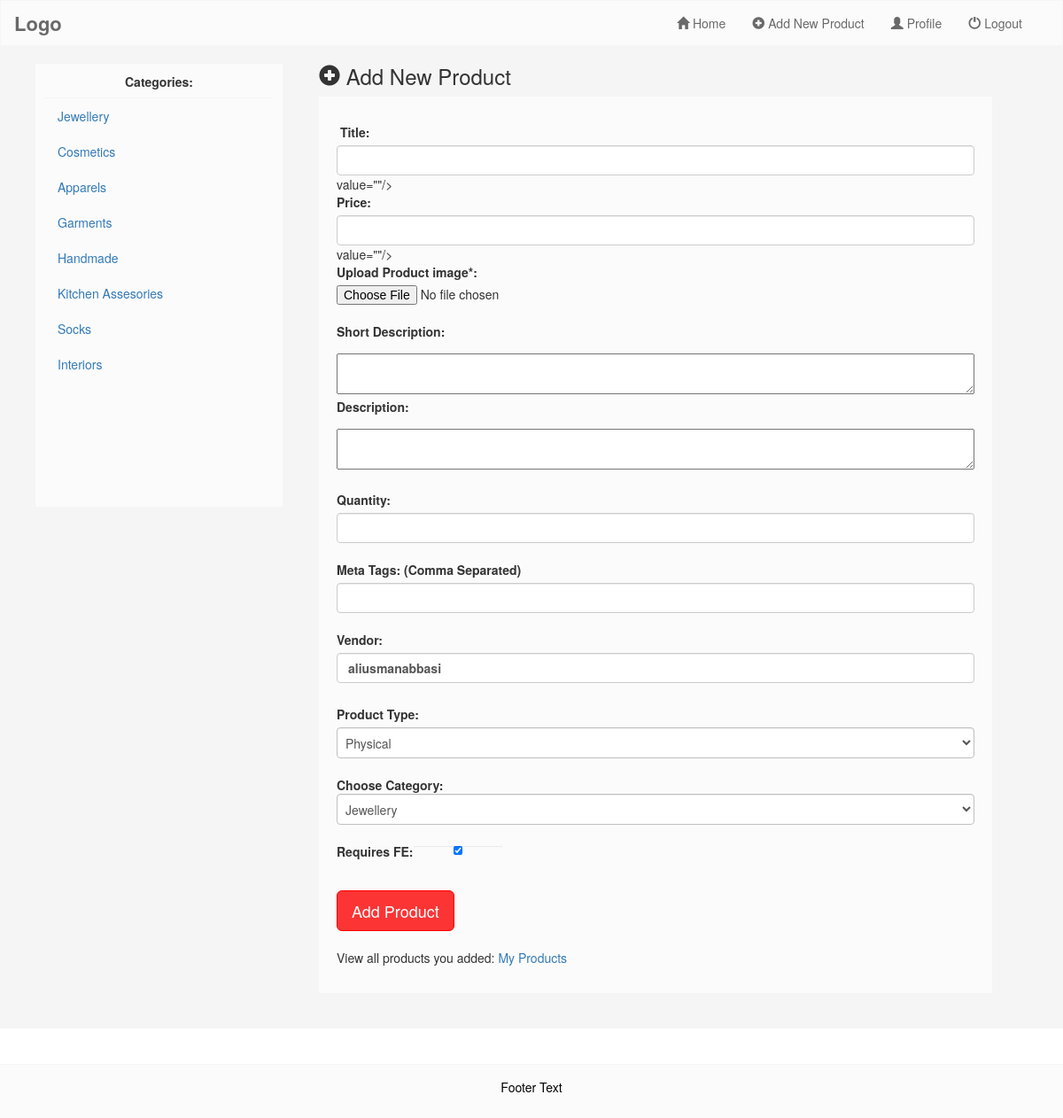
The app's page /profile/add-new-product.php (signed in) with its own data.
### tables this page shows
CREATE TABLE `categories` (
  `id` int(11) NOT NULL,
  `title` varchar(250) DEFAULT NULL
);

### profile/add-new-product.php (the view, shortened to what this page needs)
<?php
if($_SESSION['user']==''){
    header("Location:http://".$_SERVER['HTTP_HOST']."/login.php");
    exit;
}else{
    $db_array = include("../../../../etc/return_db_array.php");
    $conn = @mysqli_connect("localhost", $db_array['db_user'], $db_array['db_password'], $db_array['db_name']);
}
?>
<!DOCTYPE html>
<html lang="en">
<head>
    <link rel="stylesheet" href="https://maxcdn.bootstrapcdn.com/bootstrap/3.3.7/css/bootstrap.min.css">
    <link href="../style.css" media="all" rel="stylesheet" />
</head>
<body>
<?php
include('../parts/main_menu.php');
?>
<div class="container-fluid text-center main">
    <div class="col-sm-3 text-center sidebar">
        <?php
        include('../parts/sidebar.php');
        ?>
    </div>
    <div style="padding-top: 0;" class="col-sm-9 text-left main">
        <h3 style="margin-top: 0;"><span class="glyphicon glyphicon-plus-sign"></span> Add New Product</h3>
        <form class="form" enctype="multipart/form-data" action="add-new-product.php" method="post">
            <label for="title">Title:</label>
            <input type="text" class="form-control" name="title" id="title"> value="<?php echo $_POST['title'];?>"/>
            <br/>
            <label for="price">Price:</label>
            <input type="text" class="form-control" name="price" id="price"> value="<?php echo $_POST['price'];?>"/>
            <br/>
            <label for="file">Upload Product image*:</label>
            <input name="p_image" style="width: 100%;" type="file" id="file">
            <br/>
            <label for="short_description">Short Description:</label>
            <textarea style="min-width: 100%;margin-top: 10px;" id="short_description" name="short_description" maxlength="250" ></textarea>
            <br/>
            <label for="description">Description:</label>
            <textarea style="min-width: 100%;margin-top: 10px;" id="description" name="description" maxlength="500" ></textarea>
            <br/>
            <br/>
            <label for="vendor">Quantity:</label>
            <input class="form-control" type="text" id="quantity" name="quantity"/>
            <br/>
            <label for="meta_tags">Meta Tags: (Comma Separated)</label>
            <input type="text" class="form-control" id="meta_tags" name="meta_tags" value="<?php echo $_GET['meta_tags'];?>"/>
            <br/>
            <label for="vendor">Vendor:</label>
            <label class="form-control"><input type="hidden" id="vendor" name="vendor" value="<?php echo $_SESSION['user'];?>"/><?php echo $_SESSION['user'];?></label>
            <br/>
            <label for="product_type">Product Type:</label>
            <br>
            <select class="form-control" name="product_type" id="product_type" style="min-width:200px;height: 35px;border-radius: 4px;border: 1px solid silver;padding: 5px;line-height: 20px;">
                <option value="physical">Physical</option>
            </select>
            <br/>
            <div>
                <b>Choose Category:</b>
                <br>                <select class="form-control" name="category" style="min-width:200px;height: 35px;border-radius: 4px;border: 1px solid silver;padding: 5px;line-height: 20px;">
                <?php
                $sql2 = 'SELECT * FROM categories';
                $cat_result = $conn->query($sql2);
                if ($cat_result->num_rows > 0) {
                    while ($cat_row = $cat_result->fetch_assoc()) {
                        echo '<option value="'.$cat_row["id"].'">'.$cat_row["title"].'</option>';
                    }
                }
                ?>
                </select>
            </div>
            <br/>
            <label for="requires_fe" style="float: left;">Requires FE:</label>
            <input type="checkbox" class="form-control" checked style="width: 100px;display: block;height: 10px;" id="requires_fe" name="requires_fe" value="<?php echo $_POST['requires_fe'];?>"/>
            <br/>
            <br/>
            <input id="add_new_product" name="add_new_product" type="submit" class="btn btn-lg btn-primary" value="Add Product">
            <br/> <br/>
            View all products you added: <a id="my_products" href="http://<?php echo $_SERVER["HTTP_HOST"]?>/vendors/vendor_products">My Products</a>
        </form>
    </div>
</div>
<br/>
<br/>
<footer class="container-fluid text-center">
    <p>Footer Text</p>
</footer>
</body>
</html>

### parts/sidebar.php
<b style="border-bottom:#f5f5f5 1px solid;
display: block;
padding-bottom: 8px;">Categories:</b>
<ul class="nav" style="text-align: left;">
    <?php
    $sql = 'SELECT * FROM categories';
    $result = $conn->query($sql);
    if ($result->num_rows > 0) {
        while ($cat_row = $result->fetch_assoc()) {
            echo '<li><a title="'.$cat_row["title"].'" href="http://'.$_SERVER['HTTP_HOST'].'?category='.$cat_row["id"].'">'.$cat_row["title"].'</a></li>';
        }
    }
    ?>
</ul>

### style.css (style rules this page uses)
form { background: #fbfbfb; padding:30px 20px; }
.main { min-height:500px; padding: 20px 40px; background-color:#f5f5f5; }
footer { border-top:#f5f5f5 1px solid; background-color: #fbfbfb; color: black; padding: 15px; }
.btn-primary { background:#fc3434; border-color:red; }
.sidebar { background: #fbfbfb; min-height: 500px; padding: 10px; border-right: 1px solid #f5f5f5; }

### records on screen
categories: title "Jewellery"
categories: title "Cosmetics"
categories: title "Apparels"
categories: title "Garments"
categories: title "Handmade"
categories: title "Kitchen Assesories"
categories: title "Socks"
categories: title "Interiors"

### other values on screen
$_SESSION['user'] "aliusmanabbasi"
form field category "Jewellery"
